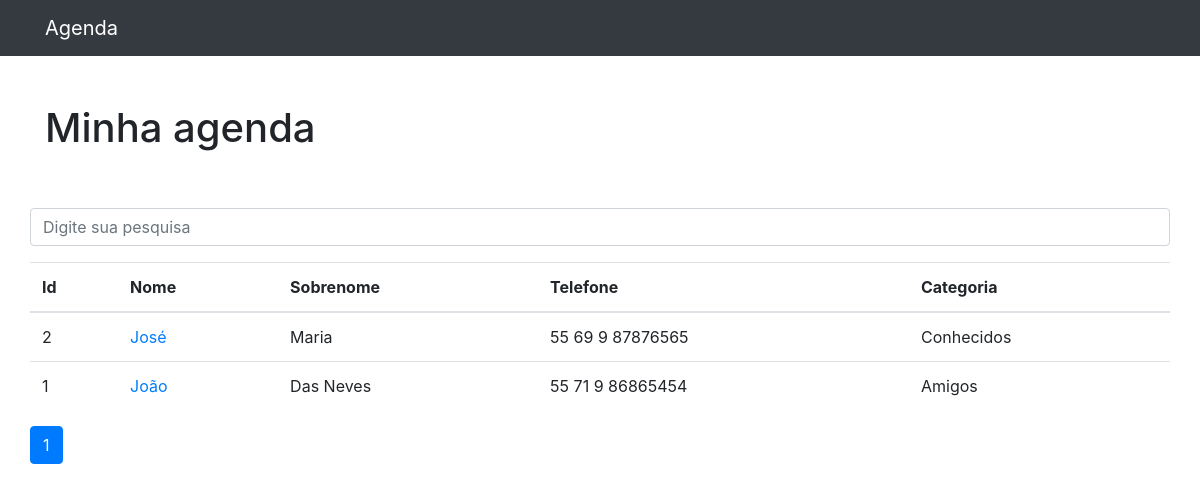
The app's page /, older data.
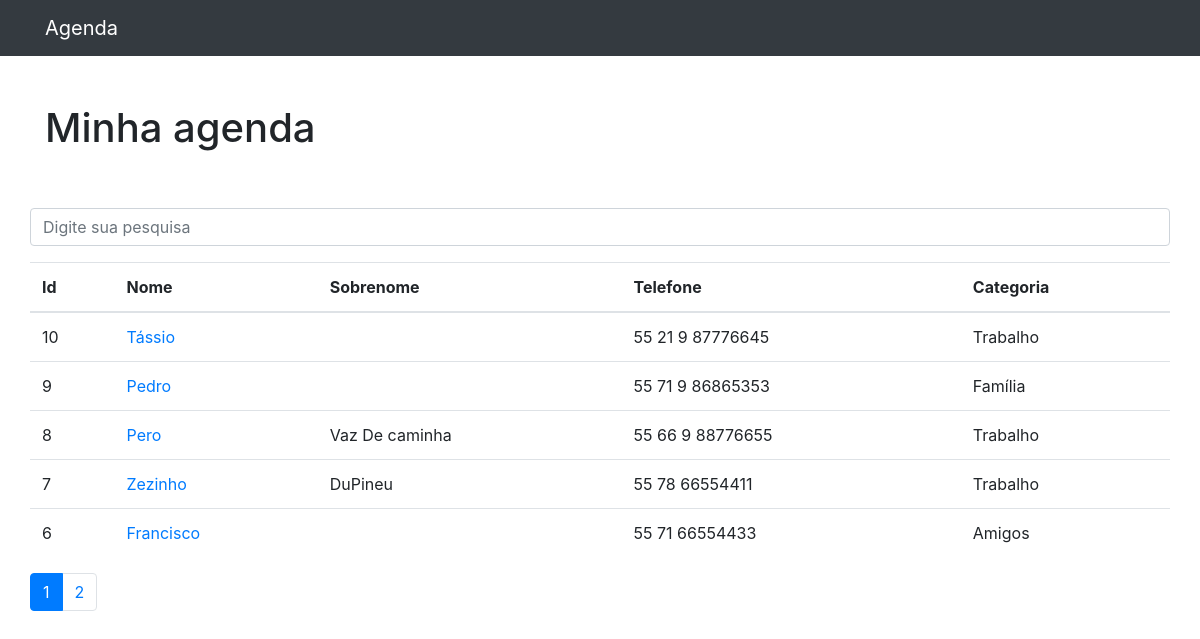
The same page, newer data.
### contatos/models.py (models this page shows, shortened)
class Contato(models.Model):
    nome = models.CharField(max_length=255)
    sobrenome = models.CharField(max_length=255, blank=True)
    telefone = models.CharField(max_length=255)
    email = models.CharField(max_length=255, blank=True)
    data_criacao = models.DateTimeField(
        default=timezone.now)
    descricao = models.TextField(blank=True)
    categoria = models.ForeignKey(Categoria, on_delete=models.DO_NOTHING)
    mostrar = models.BooleanField(default=True)
    foto = models.ImageField(blank=True, upload_to='fotos/%y/%m/%d')

class Categoria(models.Model):
    nome = models.CharField(max_length=255)
    def __str__(self):
        return self.nome

### contatos/views.py (the view)
# urls.py: path('', views.index, name='index'),
def index(request):
    contatos = Contato.objects.order_by('-id').filter(
        mostrar=True
    )
    paginator = Paginator(contatos, 5)
    page = request.GET.get('p')
    contatos = paginator.get_page(page)
    return render(request, 'contatos/index.html', {
        'contatos': contatos,
    })

### contatos/templates/contatos/index.html (shortened to what this page needs)
{% extends 'base.html' %}
{% block 'page-content'%}
    <h1 class="mt-5">Minha agenda</h1>
    {% include 'partials/_search-form.html' %}
    <table class="table">
    <thead>
        <tr>
        <th>Id</th>
        <th>Nome</th>
        <th>Sobrenome</th>
        <th>Telefone</th>
        <th>Categoria</th>
        </tr>
    </thead>
    <tbody>
        {% for contato in contatos %}
            <tr>
                <td>{{ contato.id }}</td>
                <td>
                    <a href="{% url 'detalhes' contato.id %}"> {{ contato.nome }}</a>
                </td>
                <td>{{ contato.sobrenome }}</td>
                <td>{{ contato.telefone }}</td>
                <td>{{ contato.categoria }}</td>
            </tr>
        {% endfor %}
    </tbody>
    </table>
    <nav aria-label="Page navigation example">
        <ul class="pagination">
            {% for page in contatos.paginator.page_range %}
                {% if contatos.number == page%}
                    <li class="page-item active">
                        <a class="page-link" href="?p={{ page }}&termo={{ request.GET.termo }}"> {{ page }} </a>
                    </li>
                {% else  %}
                    <li class="page-item">
                        <a class="page-link" href="?p={{ page }}&termo={{ request.GET.termo }}"> {{ page }} </a>
                    </li>
                {% endif %}
            {% endfor %}
        </ul>
    </nav>
{% endblock %}

Row changes from the older to the newer data that the page shows:
no longer on this page (row unchanged): Contato: id "2", nome "José", sobrenome "Maria", telefone "55 69 9 87876565", categoria "Conhecidos"
no longer on this page (row unchanged): Contato: id "1", nome "João", sobrenome "Das Neves", telefone "55 71 9 86865454", categoria "Amigos"
added Contato: id "10", nome "Tássio", telefone "55 21 9 87776645", categoria "Trabalho"
added Contato: id "9", nome "Pedro", telefone "55 71 9 86865353", categoria "Família"
added Contato: id "8", nome "Pero", sobrenome "Vaz De caminha", telefone "55 66 9 88776655", categoria "Trabalho"
added Contato: id "7", nome "Zezinho", sobrenome "DuPineu", telefone "55 78 66554411", categoria "Trabalho"
added Contato: id "6", nome "Francisco", telefone "55 71 66554433", categoria "Amigos"
Text that changed along with them:
new list line: "2"
